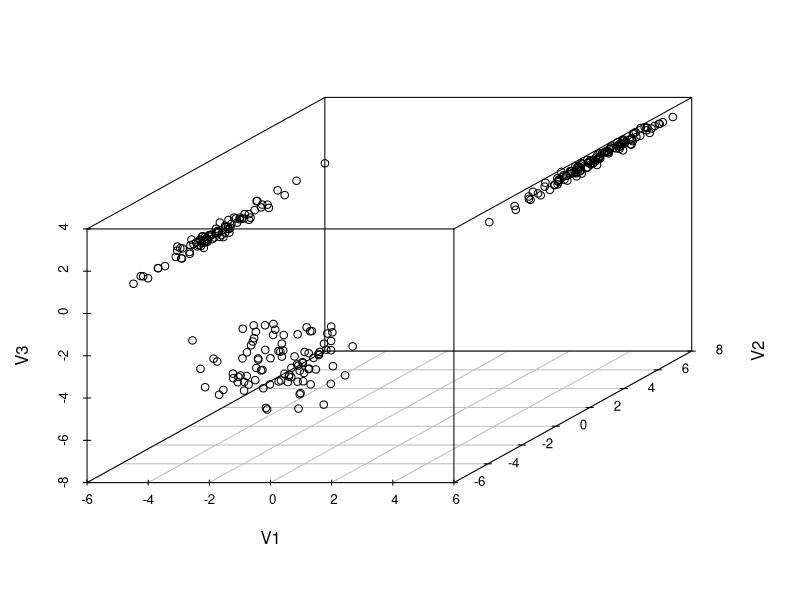
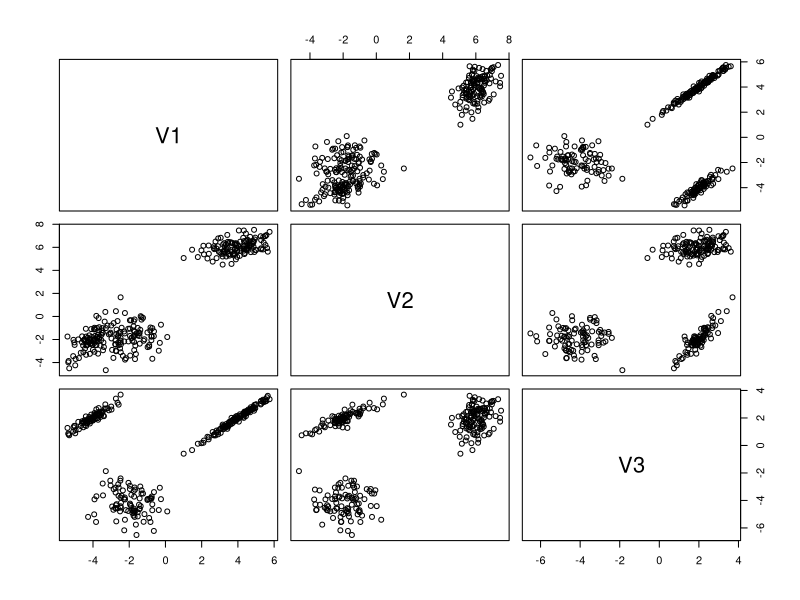
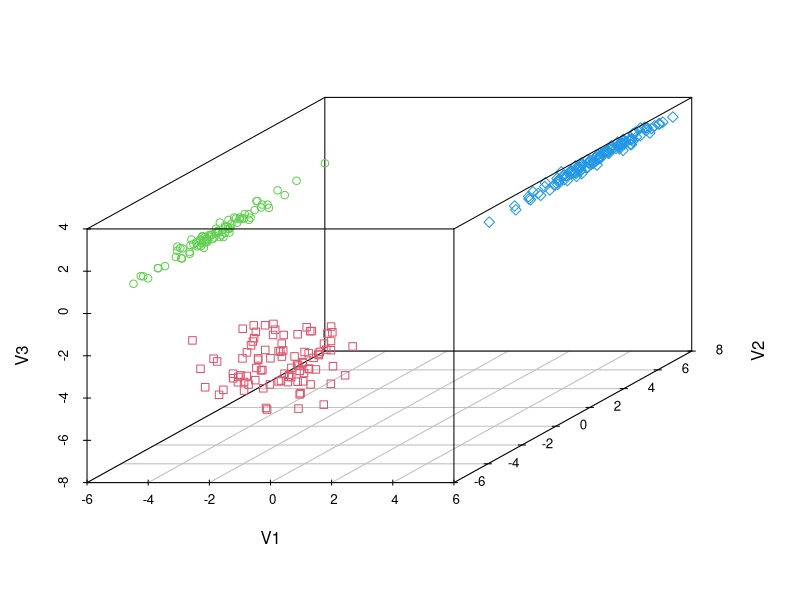
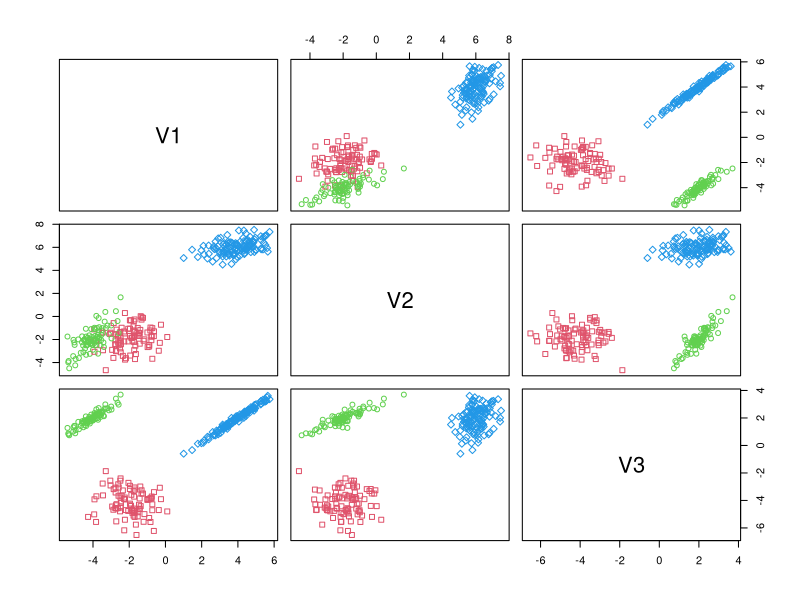
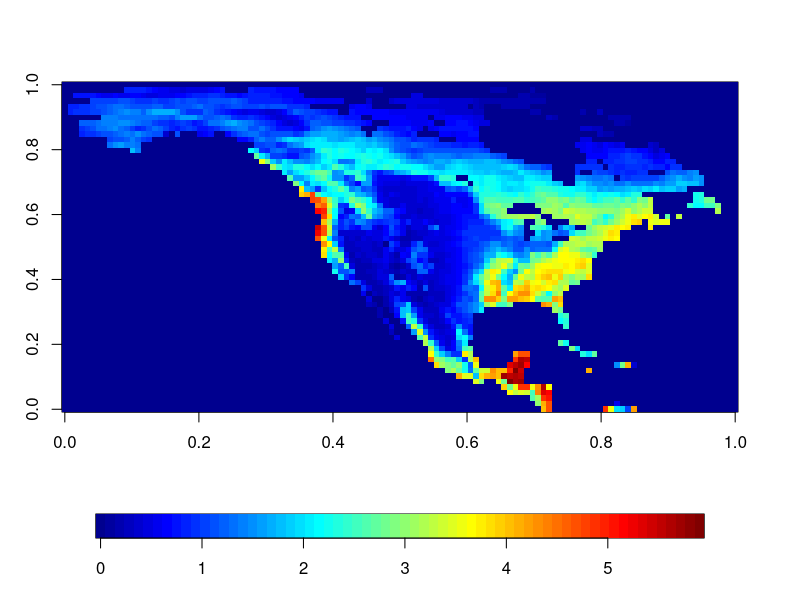
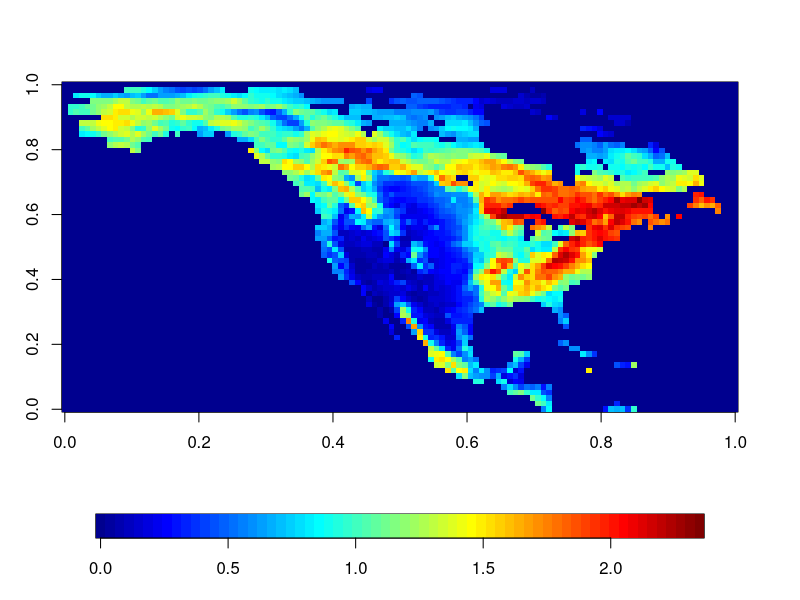
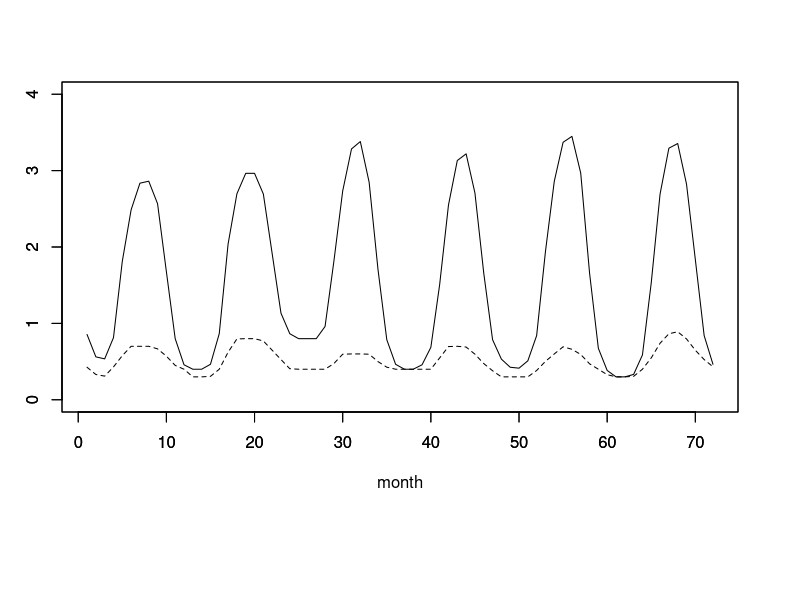
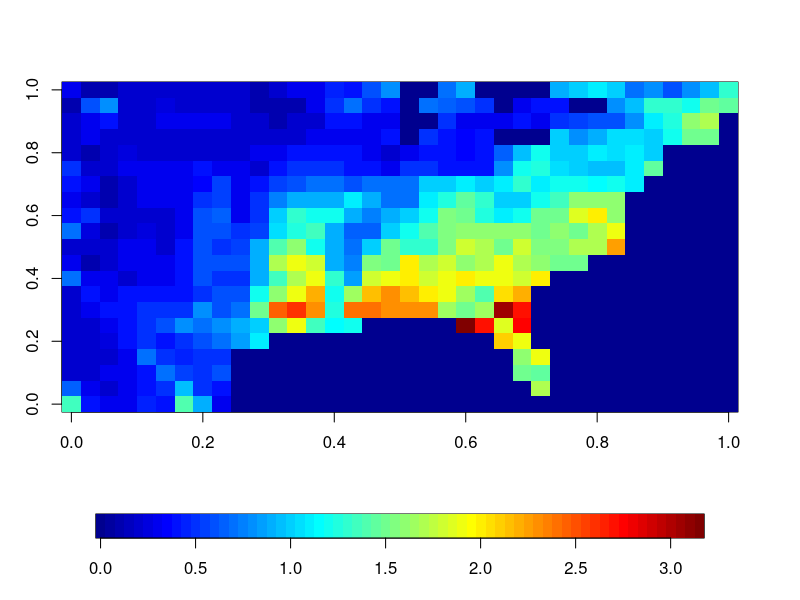

Recreate these plots in R, in order.
## ---- chunk 1
setwd("~/Documents/GoBlue/F14/F14R")
mix <- read.table("mixgauss.dat")
library(scatterplot3d)
scatterplot3d(mix)
## ---- chunk 2
pairs(mix)
## ---- chunk 3
library(scatterplot3d)
c1 <- c(-2, -2, -4) # observed centers
c2 <- c(-4, -2, 2)
c3 <- c(4, 6, 2)

centers <- rbind(c1, c2, c3)

classify <- function(x) {
  dis <- apply(centers, 1, function(y) sqrt(sum((x - y)^2))); 
  which(dis == min(dis))
}
label <- apply(mix, 1, classify )

mix$class <- label
scatterplot3d(mix[,1:3], color = mix$class + 1, pch = ifelse(mix$class < 3, mix$class -1, mix$class + 2))
## ---- chunk 4
pairs(mix[, 1:3], col = mix$class + 1, pch = ifelse(mix$class < 3, mix$class -1, mix$class + 2))

p1 = sum(mix$class == 1)/dim(mix)[1]
p2 = sum(mix$class == 2)/dim(mix)[1]
p3 = 1 - p1 -p2
## ---- chunk 5
lai <- read.csv('LAI.csv', header = F)
agg <- apply(lai, 1, sum)

maxmonths <- sapply(0:5, function(i) which.max(agg[(12*i+1):(12*i+12)])) #use sapply to get the months with largest LAI.
minmonths <- sapply(0:5, function(i) which.min(agg[(12*i+1):(12*i+12)])) #use sapply to get the months with largest LAI.

yearcol = matrix(agg,nrow=12)
#now with the above, using apply(), how do you find the yearly aggregated LAI over the continent?
 yragg = apply(yearcol, 2, sum) #along which axis?(2-column), by which function?(sum)
maxyear <- which(yragg == max(yragg))
minyear <- which(yragg == min(yragg))

lai<-as.matrix(lai)
maxt<-dim(lai)[1] # 72 time points
LAI<-sapply(1:maxt,function(i) matrix(lai[i,],nrow=120,ncol=60,byrow=T),simplify="array")

## b 
LAImean <- apply(LAI, 1:2, mean)
LAIsd <- apply(LAI, 1:2, sd)
## ---- chunk 6
library(fields)
image.plot(LAImean, horizontal = T)
## ---- chunk 7
image.plot(LAIsd, horizontal = T)
## ---- chunk 8
plot(LAI[87, 33,], type = 'l', ylim = c(0, 4), xlab = 'month', ylab = 'lai')
par(new = T)
plot(LAI[57, 28,], type = 'l', ylim = c(0, 4), xlab = '', ylab = '', lty = 2)
## ---- chunk 9
maxloc <- which(LAImean == max(LAImean))
minloc <- which(LAImean == min(LAImean[LAImean != 0]))
maxloc <- c(maxloc%/%120, maxloc%%120)
minloc <- c(minloc%/%120, minloc%%120)
## ---- chunk 10
leftlim <- (2005-2000)*12+1
rightlim <- (2005-2000)*12+12
par(ask = T)
for (i in leftlim:rightlim) {
  image.plot(LAI[65:100,15:35,i],horizontal=T) 
}
